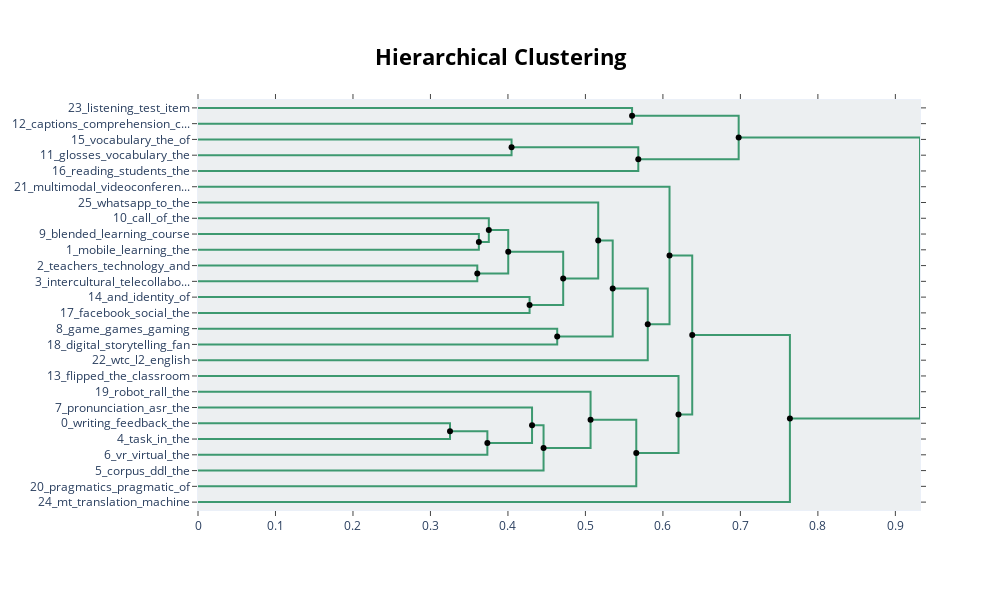

Notebook cell for this chart:
### Code cell
hierarchical_topics = model.hierarchical_topics(docs)
model.visualize_hierarchy(hierarchical_topics=hierarchical_topics)

### Figure 1 — Plotly figure (JSON) as saved in the notebook; plotly's stock layout.template omitted (floating-point values rounded to 4 significant figures)
{"data": [{"hoverinfo": "text", "marker": {"color": "rgb(61,153,112)"}, "mode": "lines", "text": ["listening_test_item_comprehension_metacognitive", "", "", "captions_comprehension_captioning_listening_caption"], "type": "scatter", "x": [0, 0.5602, 0.5602, 0], "xaxis": "x", "y": [-5, -5, -15, -15], "yaxis": "y"}, {"hoverinfo": "text", "marker": {"color": "rgb(61,153,112)"}, "mode": "lines", "text": ["vocabulary_the_of_knowledge_and", "", "", "glosses_vocabulary_the_gloss_of"], "type": "scatter", "x": [0, 0.4047, 0.4047, 0], "xaxis": "x", "y": [-25, -25, -35, -35], "yaxis": "y"}, {"hoverinfo": "text", "marker": {"color": "rgb(61,153,112)"}, "mode": "lines", "text": ["vocabulary_the_of_glosses_and", "", "", "reading_students_the_and_comprehension"], "type": "scatter", "x": [0.4047, 0.5682, 0.5682, 0], "xaxis": "x", "y": [-30, -30, -45, -45], "yaxis": "y"}, {"hoverinfo": "text", "marker": {"color": "rgb(61,153,112)"}, "mode": "lines", "text": ["listening_captions_comprehension_the_captioning", "", "", "vocabulary_reading_the_of_and"], "type": "scatter", "x": [0.5602, 0.6978, 0.6978, 0.5682], "xaxis": "x", "y": [-10, -10, -37.5, -37.5], "yaxis": "y"}, {"hoverinfo": "text", "marker": {"color": "rgb(61,153,112)"}, "mode": "lines", "text": ["blended_learning_course_and_the", "", "", "mobile_learning_the_mall_of"], "type": "scatter", "x": [0, 0.3625, 0.3625, 0], "xaxis": "x", "y": [-85, -85, -95, -95], "yaxis": "y"}, {"hoverinfo": "text", "marker": {"color": "rgb(61,153,112)"}, "mode": "lines", "text": ["call_of_the_and_quot", "", "", "learning_mobile_the_of_and"], "type": "scatter", "x": [0, 0.3753, 0.3753, 0.3625], "xaxis": "x", "y": [-75, -75, -90, -90], "yaxis": "y"}, {"hoverinfo": "text", "marker": {"color": "rgb(61,153,112)"}, "mode": "lines", "text": ["teachers_technology_and_of_the", "", "", "intercultural_telecollaboration_and_the_of"], "type": "scatter", "x": [0, 0.3604, 0.3604, 0], "xaxis": "x", "y": [-105, -105, -115, -115], "yaxis": "y"}, {"hoverinfo": "text", "marker": {"color": "rgb(61,153,112)"}, "mode": "lines", "text": ["learning_the_of_and_mobile", "", "", "and_the_teachers_of_in"], "type": "scatter", "x": [0.3753, 0.4004, 0.4004, 0.3604], "xaxis": "x", "y": [-82.5, -82.5, -110, -110], "yaxis": "y"}, {"hoverinfo": "text", "marker": {"color": "rgb(61,153,112)"}, "mode": "lines", "text": ["and_identity_of_in_online", "", "", "facebook_social_the_networking_learning"], "type": "scatter", "x": [0, 0.4279, 0.4279, 0], "xaxis": "x", "y": [-125, -125, -135, -135], "yaxis": "y"}, {"hoverinfo": "text", "marker": {"color": "rgb(61,153,112)"}, "mode": "lines", "text": ["the_of_and_learning_in", "", "", "and_the_in_social_of"], "type": "scatter", "x": [0.4004, 0.4713, 0.4713, 0.4279], "xaxis": "x", "y": [-96.25, -96.25, -130, -130], "yaxis": "y"}, {"hoverinfo": "text", "marker": {"color": "rgb(61,153,112)"}, "mode": "lines", "text": ["whatsapp_to_the_of_in", "", "", "the_and_of_in_to"], "type": "scatter", "x": [0, 0.5165, 0.5165, 0.4713], "xaxis": "x", "y": [-65, -65, -113.1, -113.1], "yaxis": "y"}, {"hoverinfo": "text", "marker": {"color": "rgb(61,153,112)"}, "mode": "lines", "text": ["game_games_gaming_and_in", "", "", "digital_storytelling_fan_the_and"], "type": "scatter", "x": [0, 0.4636, 0.4636, 0], "xaxis": "x", "y": [-145, -145, -155, -155], "yaxis": "y"}, {"hoverinfo": "text", "marker": {"color": "rgb(61,153,112)"}, "mode": "lines", "text": ["the_of_and_in_to", "", "", "game_and_digital_games_the"], "type": "scatter", "x": [0.5165, 0.5352, 0.5352, 0.4636], "xaxis": "x", "y": [-89.06, -89.06, -150, -150], "yaxis": "y"}, {"hoverinfo": "text", "marker": {"color": "rgb(61,153,112)"}, "mode": "lines", "text": ["the_and_of_in_to", "", "", "wtc_l2_english_idle_informal"], "type": "scatter", "x": [0.5352, 0.5804, 0.5804, 0], "xaxis": "x", "y": [-119.5, -119.5, -165, -165], "yaxis": "y"}, {"hoverinfo": "text", "marker": {"color": "rgb(61,153,112)"}, "mode": "lines", "text": ["multimodal_videoconferencing_online_webcam_of", "", "", "the_and_of_in_to"], "type": "scatter", "x": [0, 0.6085, 0.6085, 0.5804], "xaxis": "x", "y": [-55, -55, -142.3, -142.3], "yaxis": "y"}, {"hoverinfo": "text", "marker": {"color": "rgb(61,153,112)"}, "mode": "lines", "text": ["writing_feedback_the_of_and", "", "", "task_in_the_and_of"], "type": "scatter", "x": [0, 0.3252, 0.3252, 0], "xaxis": "x", "y": [-205, -205, -215, -215], "yaxis": "y"}, {"hoverinfo": "text", "marker": {"color": "rgb(61,153,112)"}, "mode": "lines", "text": ["writing_the_and_of_in", "", "", "vr_virtual_the_and_in"], "type": "scatter", "x": [0.3252, 0.3734, 0.3734, 0], "xaxis": "x", "y": [-210, -210, -225, -225], "yaxis": "y"}, {"hoverinfo": "text", "marker": {"color": "rgb(61,153,112)"}, "mode": "lines", "text": ["pronunciation_asr_the_of_and", "", "", "the_writing_and_of_in"], "type": "scatter", "x": [0, 0.4311, 0.4311, 0.3734], "xaxis": "x", "y": [-195, -195, -217.5, -217.5], "yaxis": "y"}, {"hoverinfo": "text", "marker": {"color": "rgb(61,153,112)"}, "mode": "lines", "text": ["the_and_of_in_writing", "", "", "corpus_ddl_the_of_corpora"], "type": "scatter", "x": [0.4311, 0.446, 0.446, 0], "xaxis": "x", "y": [-206.2, -206.2, -235, -235], "yaxis": "y"}, {"hoverinfo": "text", "marker": {"color": "rgb(61,153,112)"}, "mode": "lines", "text": ["robot_rall_the_in_of", "", "", "the_of_and_in_to"], "type": "scatter", "x": [0, 0.5066, 0.5066, 0.446], "xaxis": "x", "y": [-185, -185, -220.6, -220.6], "yaxis": "y"}, {"hoverinfo": "text", "marker": {"color": "rgb(61,153,112)"}, "mode": "lines", "text": ["the_of_and_in_to", "", "", "pragmatics_pragmatic_of_the_to"], "type": "scatter", "x": [0.5066, 0.5656, 0.5656, 0], "xaxis": "x", "y": [-202.8, -202.8, -245, -245], "yaxis": "y"}, {"hoverinfo": "text", "marker": {"color": "rgb(61,153,112)"}, "mode": "lines", "text": ["flipped_the_classroom_in_and", "", "", "the_of_and_in_to"], "type": "scatter", "x": [0, 0.6201, 0.6201, 0.5656], "xaxis": "x", "y": [-175, -175, -223.9, -223.9], "yaxis": "y"}, {"hoverinfo": "text", "marker": {"color": "rgb(61,153,112)"}, "mode": "lines", "text": ["the_and_of_in_to", "", "", "the_of_and_in_to"], "type": "scatter", "x": [0.6085, 0.6378, 0.6378, 0.6201], "xaxis": "x", "y": [-98.63, -98.63, -199.5, -199.5], "yaxis": "y"}, {"hoverinfo": "text", "marker": {"color": "rgb(61,153,112)"}, "mode": "lines", "text": ["the_of_and_in_to", "", "", "mt_translation_machine_students_texts"], "type": "scatter", "x": [0.6378, 0.7639, 0.7639, 0], "xaxis": "x", "y": [-149.0, -149.0, -255, -255], "yaxis": "y"}, {"hoverinfo": "text", "marker": {"color": "rgb(61,153,112)"}, "mode": "lines", "text": ["vocabulary_the_comprehension_reading_of", "", "", "the_of_and_in_to"], "type": "scatter", "x": [0.6978, 0.9318, 0.9318, 0.7639], "xaxis": "x", "y": [-23.75, -23.75, -202.0, -202.0], "yaxis": "y"}, {"hoverinfo": "text", "hovertext": ["vocabulary_the_of_glosses_and", "listening_captions_comprehension_the_captioning", "learning_the_of_and_mobile", "the_of_and_learning_in", "the_of_and_in_to", "the_and_of_in_to", "writing_the_and_of_in", "the_and_of_in_writing", "the_of_and_in_to", "the_and_of_in_to", "the_of_and_in_to", "vocabulary_the_comprehension_reading_of"], "marker": {"color": "black"}, "mode": "markers", "showlegend": false, "type": "scatter", "x": [0.4047, 0.5602, 0.3753, 0.4004, 0.5165, 0.5352, 0.3252, 0.4311, 0.5066, 0.6085, 0.6378, 0.6978], "y": [-30, -10, -82.5, -96.25, -89.06, -119.5, -210, -206.2, -202.8, -98.63, -149.0, -23.75]}, {"hoverinfo": "text", "hovertext": ["vocabulary_reading_the_of_and", "learning_mobile_the_of_and", "and_the_teachers_of_in", "and_the_in_social_of", "the_and_of_in_to", "game_and_digital_games_the", "the_and_of_in_to", "the_writing_and_of_in", "the_of_and_in_to", "the_of_and_in_to", "the_of_and_in_to", "the_of_and_in_to"], "marker": {"color": "black"}, "mode": "markers", "showlegend": false, "type": "scatter", "x": [0.5682, 0.3625, 0.3604, 0.4279, 0.4713, 0.4636, 0.5804, 0.3734, 0.446, 0.5656, 0.6201, 0.7639], "y": [-37.5, -90, -110, -130, -113.1, -150, -142.3, -217.5, -220.6, -223.9, -199.5, -202.0]}], "layout": {"autosize": false, "height": 590, "hoverlabel": {"bgcolor": "white", "font": {"family": "Rockwell", "size": 16}}, "hovermode": "closest", "plot_bgcolor": "#ECEFF1", "showlegend": false, "title": {"font": {"color": "Black", "size": 22}, "text": "<b>Hierarchical Clustering</b>", "x": 0.5, "xanchor": "center", "yanchor": "top"}, "width": 1000, "xaxis": {"mirror": "allticks", "rangemode": "tozero", "showgrid": false, "showline": true, "showticklabels": true, "ticks": "outside", "type": "linear", "zeroline": false}, "yaxis": {"mirror": "allticks", "range": [-260, 0], "rangemode": "tozero", "showgrid": false, "showline": true, "showticklabels": true, "tickmode": "array", "ticks": "outside", "ticktext": ["23_listening_test_item", "12_captions_comprehension_c...", "15_vocabulary_the_of", "11_glosses_vocabulary_the", "16_reading_students_the", "21_multimodal_videoconferen...", "25_whatsapp_to_the", "10_call_of_the", "9_blended_learning_course", "1_mobile_learning_the", "2_teachers_technology_and", "3_intercultural_telecollabo...", "14_and_identity_of", "17_facebook_social_the", "8_game_games_gaming", "18_digital_storytelling_fan", "22_wtc_l2_english", "13_flipped_the_classroom", "19_robot_rall_the", "7_pronunciation_asr_the", "0_writing_feedback_the", "4_task_in_the", "6_vr_virtual_the", "5_corpus_ddl_the", "20_pragmatics_pragmatic_of", "24_mt_translation_machine"], "tickvals": [-5, -15, -25, -35, -45, -55, -65, -75, -85, -95, -105, -115, -125, -135, -145, -155, -165, -175, -185, -195, -205, -215, -225, -235, -245, -255], "type": "linear", "zeroline": false}}}
